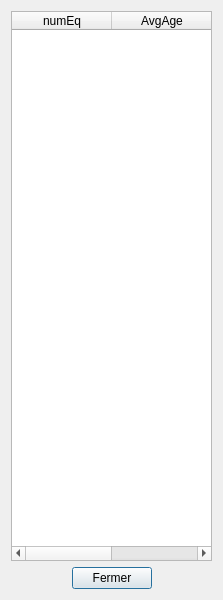
<?xml version="1.0" encoding="UTF-8"?>
<ui version="4.0">
 <class>tablesDataV1</class>
 <widget class="QDialog" name="tablesDataV1">
  <property name="geometry">
   <rect>
    <x>0</x>
    <y>0</y>
    <width>223</width>
    <height>600</height>
   </rect>
  </property>
  <property name="sizePolicy">
   <sizepolicy hsizetype="Preferred" vsizetype="Preferred">
    <horstretch>0</horstretch>
    <verstretch>0</verstretch>
   </sizepolicy>
  </property>
  <property name="minimumSize">
   <size>
    <width>0</width>
    <height>0</height>
   </size>
  </property>
  <property name="windowTitle">
   <string>BD JO</string>
  </property>
  <layout class="QVBoxLayout" name="verticalLayout">
   <item>
    <layout class="QVBoxLayout" name="verticalLayout_4">
     <item>
      <widget class="QTableWidget" name="tableWidget">
       <column>
        <property name="text">
         <string>numEq</string>
        </property>
       </column>
       <column>
        <property name="text">
         <string>AvgAge</string>
        </property>
       </column>
      </widget>
     </item>
    </layout>
   </item>
   <item>
    <layout class="QHBoxLayout" name="horizontalLayout">
     <item>
      <spacer name="horizontalSpacer_data_V1">
       <property name="orientation">
        <enum>Qt::Horizontal</enum>
       </property>
       <property name="sizeHint" stdset="0">
        <size>
         <width>40</width>
         <height>20</height>
        </size>
       </property>
      </spacer>
     </item>
     <item>
      <widget class="QPushButton" name="pushButton_data_V1">
       <property name="text">
        <string>Fermer</string>
       </property>
      </widget>
     </item>
     <item>
      <spacer name="horizontalSpacer_2_data_V1">
       <property name="orientation">
        <enum>Qt::Horizontal</enum>
       </property>
       <property name="sizeHint" stdset="0">
        <size>
         <width>40</width>
         <height>20</height>
        </size>
       </property>
      </spacer>
     </item>
    </layout>
   </item>
  </layout>
 </widget>
 <resources/>
 <connections>
  <connection>
   <sender>pushButton_data_V1</sender>
   <signal>clicked()</signal>
   <receiver>tablesDataV1</receiver>
   <slot>close()</slot>
   <hints>
    <hint type="sourcelabel">
     <x>360</x>
     <y>575</y>
    </hint>
    <hint type="destinationlabel">
     <x>323</x>
     <y>169</y>
    </hint>
   </hints>
  </connection>
 </connections>
 <slots>
  <slot>refreshSpectaclesData()</slot>
  <slot>refreshZonesData()</slot>
  <slot>refreshRepresentationsData()</slot>
 </slots>
</ui>
